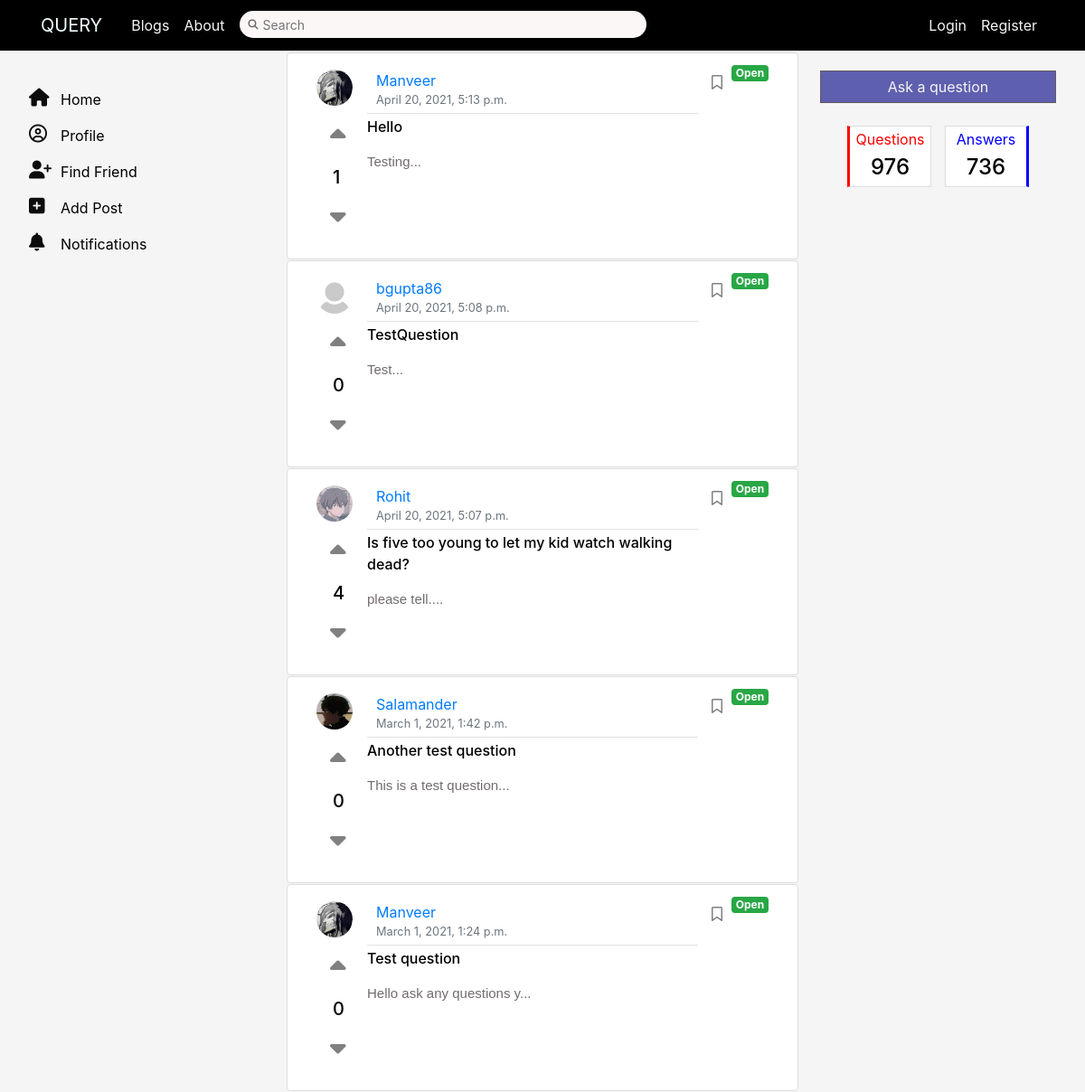
Page /Query/ on the earlier database version.
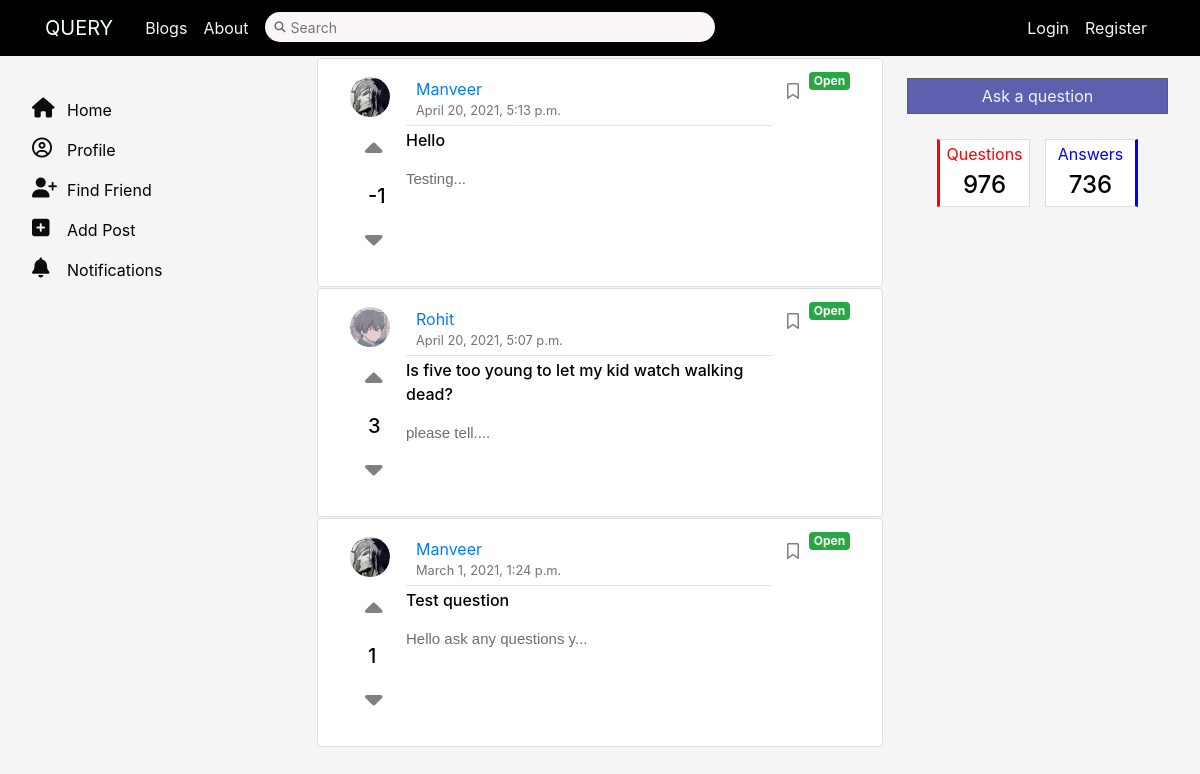
Same page on the later database version.
### quesans/models.py (models this page shows, shortened)
class Question(models.Model):
    title = models.CharField(max_length=100)
    desc = HTMLField('desc')
    author=models.ForeignKey(User,on_delete=models.CASCADE,default=None)
    created_on = models.DateTimeField(auto_now=True)
    qupvote = models.ManyToManyField(User,related_name = 'q_upvote')
    qdownvote = models.ManyToManyField(User,related_name = 'q_downvote')
    bookmarked = models.ManyToManyField(User,related_name = 'bookmarked')
    answered = models.BooleanField(default=False)
    slug=models.SlugField()
    def snippet(self):
        return self.desc[:25]+"...<p>"

### users/models.py (models this page shows, shortened)
class Profile(models.Model):
    user = models.OneToOneField(User, on_delete=models.CASCADE)
    image = models.ImageField(default='default.jpg', upload_to='profile_pics')
    bio = models.TextField(default="No Bio")
    room = models.IntegerField(default=43)
    block = models.CharField(default="B2", max_length=100)
    programme = models.CharField(default='B.Tech', max_length=15)
    branch = models.CharField(default='CSE', max_length=15)
    face = models.ImageField(blank=True, upload_to='faces')
    face_encode = encrypt(models.TextField(blank=True))
    two_factor = models.BooleanField(default=False)
    following = models.ManyToManyField(
        User, related_name='following')
    follow_request = models.ManyToManyField(
        User, related_name='requests')
    dob = models.DateField(blank=True, null=True)

### quesans/views.py (the view)
# urls.py: path('',views.QuestionListView.as_view(),name='clist'),
class QuestionListView(ListView):
    model = Question
    template_name = 'quesans/listall.html'
    context_object_name = 'questions'
    ordering = ['answered','-created_on']
    def get_context_data(self, **kwargs):
        context = super().get_context_data(**kwargs)
        try:
            uplst = []
            downlst = []
            booklst = []
            for question in Question.objects.all():
                if question.qupvote.filter(id=self.request.user.id).exists():
                    uplst.append(question)
                if question.qdownvote.filter(id=self.request.user.id).exists():
                    downlst.append(question)
                if question.bookmarked.filter(id=self.request.user.id).exists():
                    booklst.append(question)
            context['uplst'] = uplst
            context['downlst'] = downlst
            context['booklst']= booklst
            return context
        except:
            return None

### quesans/templates/quesans/listall.html (shortened to what this page needs)
{% extends 'quesans/base_layout.html' %}
{% load mathfilters %}
{% block content %}
    {% for question in questions %}
    <article class="media content-section">
        <div class="ques-vote" style="display: flex; flex-direction: column;">
            <img class="rounded-circle article-img" src="{{question.author.profile.image.url }}" width='50' height='50' >
            <form action="{% url 'quesans:ques-voteup' %}" method="POST" style="display: inline-block;" class="upvote-form" id="{{ question.id }}">
                <button type="submit" class="btn mt-1 upvote-btn{{ question.id }}" name="question_id" value="{{ question.id }}" style="background-color: transparent;">
                {% if question in uplst %}
                <i class="fas fa-caret-up upvoted" style="font-size: 28px; margin-left: 5px; margin-top: 10px;color:black"></i>
                {% else %}
                <i class="fas fa-caret-up upvote" style="font-size: 28px; margin-left: 5px; margin-top: 10px;color:grey"></i>
                {% endif %}
                </button>
            </form>
            <h5 class="vote-count{{question.id}}" style="margin-left: 18px;">{{question.qupvote.count|sub:question.qdownvote.count}}</h5>
            <form class="downvote-form" action="{% url 'quesans:ques-votedown' %}" method="POST" style="display: inline-block;" id="{{question.id}}">
                <button type="submit" class="btn mt-1 downvote-btn{{question.id}}" name="question_id" value="{{ question.id }}" style="background-color: transparent;">
                {% if question in downlst %}
                <i class="fas fa-caret-down downvoted" style="font-size: 28px; margin-left: 5px;color:black"></i>
                {% else %}
                <i class="fas fa-caret-down downvote" style="font-size: 28px; margin-left: 5px;color:grey"></i>
                {% endif %}
                </button>
            </form>
        </div>
        <div class="media-body">
        <div class="article-metadata">
            <a class="mr-2" href="{% url 'profile-page' question.author.id %}">{{question.author}}</a>
            <small class="text-muted">{{question.created_on}}</small>
        </div>
        <p><a class="article-title" href="{% url 'quesans:qthread' question.slug %}">{{ question.title }}</a></p>
        <p class="question-description">{{ question.snippet|safe }}</p>
        </div>
        <form class="bookmark-form" action="{% url 'quesans:ques-bookmark' question.slug %}" method="POST" style="display: inline-block;" id="{{question.id}}">
            <button type="submit" class="btn mt-1 bookmark-btn{{question.id}}" name="question_id" value="{{ question.id }}" style="background-color: transparent;">
            {% if question in booklst %}
            <i class="fas fa-bookmark bookmarked" style="font-size: 16px; margin-left: 5px;color:black"></i>
            {% else %}
            <i class="far fa-bookmark bookmark" style="font-size: 16px; margin-left: 5px;color:grey"></i>
            {% endif %}
            </button>
        </form>
        {% if question.answered %}
        <span class="badge badge-danger">Closed</span>
        {% else %}
        <span class="badge badge-success">Open</span>
        {% endif %}
    </article>
    {% endfor %}
{% endblock %}

Differences in the rows shown:
removed Question: author.profile.image (placeholder picture), qupvote.count|sub "0", author "bgupta86", created_on "April 20, 2021, 5:08 p.m.", title "TestQuestion", snippet "Test...", answered "Open"
removed Question: author.profile.image (picture), qupvote.count|sub "0", author "Salamander", created_on "March 1, 2021, 1:42 p.m.", title "Another test question", snippet "This is a test question...", answered "Open"
computed for Question "Hello": qupvote.count|sub "1" → "-1"
computed for Question "Is five too young to let my kid watch walking dead?": qupvote.count|sub "4" → "3"
computed for Question "Test question": qupvote.count|sub "0" → "1"
